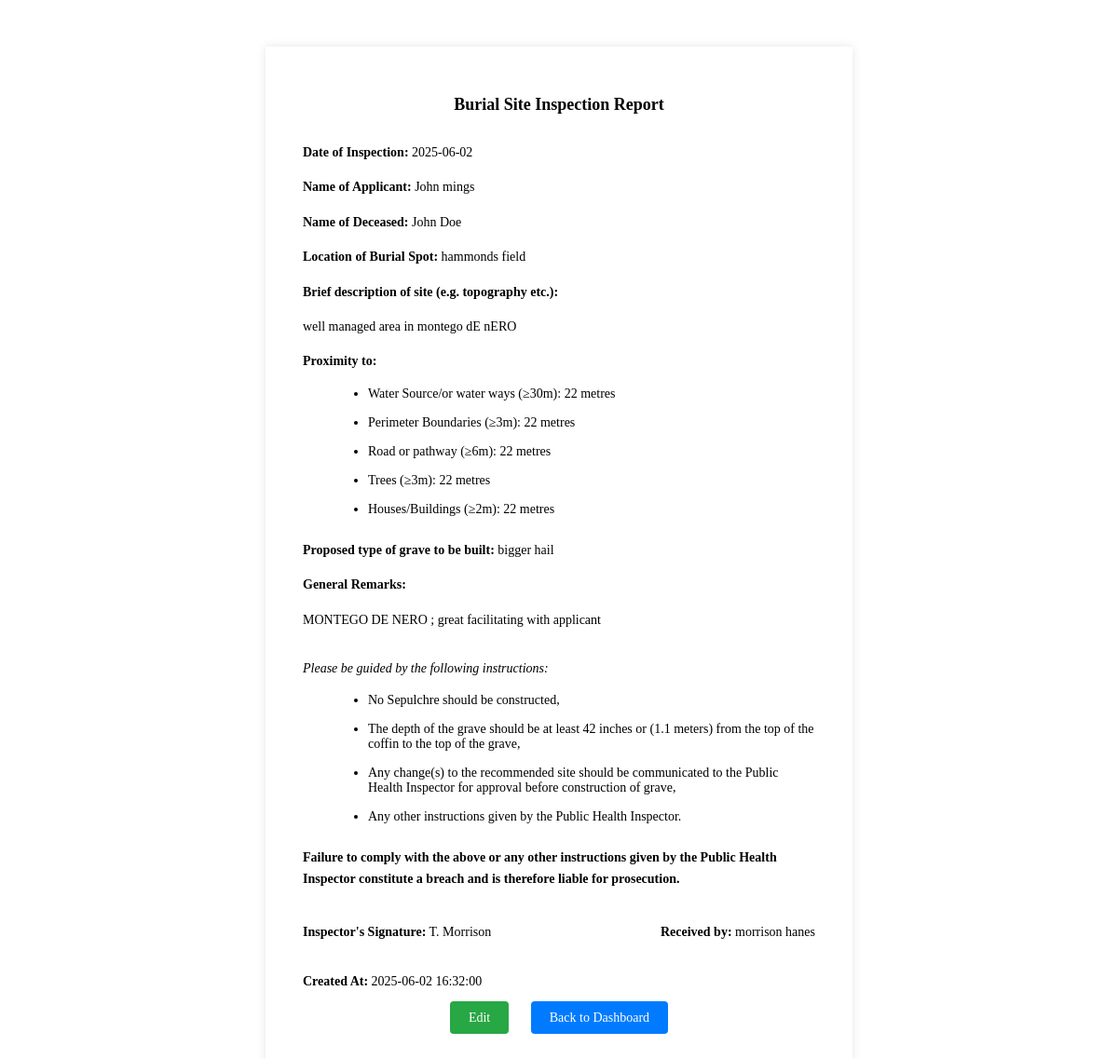
Page /burial/inspection/2 (signed in) on the committed database.
### tables this page shows
CREATE TABLE burial_site_inspections (
        id INTEGER PRIMARY KEY AUTOINCREMENT,
        inspection_date TEXT,
        applicant_name TEXT,
        deceased_name TEXT,
        burial_location TEXT,
        site_description TEXT,
        proximity_water_source TEXT,
        proximity_perimeter_boundaries TEXT,
        proximity_road_pathway TEXT,
        proximity_trees TEXT,
        proximity_houses_buildings TEXT,
        proposed_grave_type TEXT,
        general_remarks TEXT,
        inspector_signature TEXT,
        received_by TEXT,
        created_at TEXT
    );

### app.py (the view)
@app.route('/burial/inspection/<int:id>')
def burial_inspection_detail(id):
    if 'inspector' not in session and 'admin' not in session:
        return redirect(url_for('login'))
    inspection = get_burial_inspection_details(id)
    if not inspection:
        logging.error(f"No burial inspection found for id: {id}")
        return "Not Found", 404
    inspection_data = {
        'id': inspection['id'],
        'inspection_date': inspection['inspection_date'],
        'applicant_name': inspection['applicant_name'],
        'deceased_name': inspection['deceased_name'],
        'burial_location': inspection['burial_location'],
        'site_description': inspection['site_description'],
        'proximity_water_source': inspection['proximity_water_source'],
        'proximity_perimeter_boundaries': inspection['proximity_perimeter_boundaries'],
        'proximity_road_pathway': inspection['proximity_road_pathway'],
        'proximity_trees': inspection['proximity_trees'],
        'proximity_houses_buildings': inspection['proximity_houses_buildings'],
        'proposed_grave_type': inspection['proposed_grave_type'],
        'general_remarks': inspection['general_remarks'],
        'inspector_signature': inspection['inspector_signature'],
        'received_by': inspection['received_by'],
        'created_at': inspection['created_at']
    }
    logging.debug(f"Rendering burial inspection detail for id: {id}")
    return render_template('burial_inspection_detail.html', inspection=inspection_data)

### templates/burial_inspection_detail.html (shortened to what this page needs)
<!DOCTYPE html>
<html>
<head>
</head>
<body>
    <div class="form-container">
        <h1>Burial Site Inspection Report</h1>
        <p><strong>Date of Inspection:</strong> {{ inspection.inspection_date }}</p>
        <p><strong>Name of Applicant:</strong> {{ inspection.applicant_name }}</p>
        <p><strong>Name of Deceased:</strong> {{ inspection.deceased_name }}</p>
        <p><strong>Location of Burial Spot:</strong> {{ inspection.burial_location }}</p>
        <p><strong>Brief description of site (e.g. topography etc.):</strong></p>
        <p>{{ inspection.site_description }}</p>
        <p><strong>Proximity to:</strong></p>
        <ul class="bullet-list">
            <li>Water Source/or water ways (≥30m): {{ inspection.proximity_water_source }} metres</li>
            <li>Perimeter Boundaries (≥3m): {{ inspection.proximity_perimeter_boundaries }} metres</li>
            <li>Road or pathway (≥6m): {{ inspection.proximity_road_pathway }} metres</li>
            <li>Trees (≥3m): {{ inspection.proximity_trees }} metres</li>
            <li>Houses/Buildings (≥2m): {{ inspection.proximity_houses_buildings }} metres</li>
        </ul>
        <p><strong>Proposed type of grave to be built:</strong> {{ inspection.proposed_grave_type }}</p>
        <p><strong>General Remarks:</strong></p>
        <p>{{ inspection.general_remarks or 'None' }}</p>
        <p class="instructions">Please be guided by the following instructions:</p>
        <ul class="bullet-list">
            <li>No Sepulchre should be constructed,</li>
            <li>The depth of the grave should be at least 42 inches or (1.1 meters) from the top of the coffin to the top of the grave,</li>
            <li>Any change(s) to the recommended site should be communicated to the Public Health Inspector for approval before construction of grave,</li>
            <li>Any other instructions given by the Public Health Inspector.</li>
        </ul>
        <p class="failure-notice">Failure to comply with the above or any other instructions given by the Public Health Inspector constitute a breach and is therefore liable for prosecution.</p>
        <div class="signatures">
            <p><strong>Inspector's Signature:</strong> {{ inspection.inspector_signature }}</p>
            <p><strong>Received by:</strong> {{ inspection.received_by }}</p>
        </div>
        <p><strong>Created At:</strong> {{ inspection.created_at }}</p>
        <div class="buttons">
            <a href="{{ url_for('new_burial_form', id=inspection.id) }}" id="edit-btn" class="btn">Edit</a>
            <a href="{{ url_for('login') }}" class="btn">Back to Dashboard</a>
        </div>
    </div>
</body>
</html>

### templates/burial_inspection_detail.html (style rules this page uses)
body { font-family: "Times New Roman", Times, serif; margin: 50px; font-size: 14px; }
.form-container { background: rgba(255, 255, 255, 0.8); padding: 40px; width: 550px; min-height: 700px; margin: 0 auto; box-shadow: 0 0 10px rgba(0, 0, 0, 0.1); }
h1 { font-size: 18px; text-align: center; margin-bottom: 30px; }
p { margin: 15px 0; line-height: 1.6; }
.bullet-list { margin-left: 30px; list-style-type: disc; margin-bottom: 25px; }
.bullet-list li { margin-bottom: 15px; }
.instructions { margin-top: 30px; font-style: italic; }
.failure-notice { margin-top: 20px; font-weight: bold; }
.signatures { display: flex; justify-content: space-between; margin-top: 20px; }
.buttons { margin-top: 20px; text-align: center; }
.btn { padding: 10px 20px; margin: 0 10px; font-size: 14px; border: none; border-radius: 4px; cursor: pointer; background-color: #007bff; color: white; text-decoration: none; }
#edit-btn { background-color: #28a745; }

### rows in the picture
burial_site_inspections: inspection_date "2025-06-02", applicant_name "John mings", deceased_name "John Doe", burial_location "hammonds field", site_description "well managed area in montego dE nERO", proximity_water_source "22", proximity_perimeter_boundaries "22", proximity_road_pathway "22", proximity_trees "22", proximity_houses_buildings "22", proposed_grave_type "bigger hail", general_remarks "MONTEGO DE NERO ; great facilitating with applicant", inspector_signature "T. Morrison", received_by "morrison hanes", created_at "2025-06-02 16:32:00"
